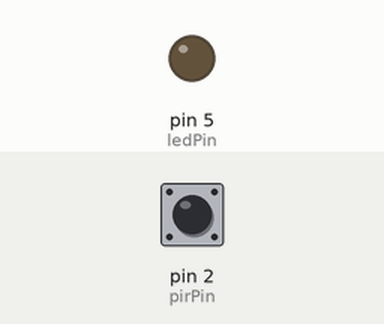
Simulated run of this sketch. Board: Arduino Uno, built with avr-gcc and run on an emulated ATmega328P. Shown: output pins drawn as LEDs (lit = HIGH). Dashed ring = blinking. Inputs (shaded band) come from the test bench; at power-on: pin 2 (pirPin) LOW. What the sketch prints to the serial monitor is not drawn.

Above: at 11.2 s.
11.3 s: pin 2 (pirPin) driven HIGH
At 12.1 s:
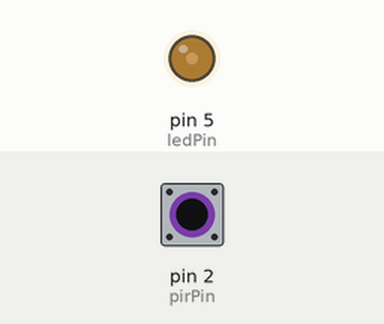
12.8 s: pin 2 (pirPin) pulsed LOW 2 times (0.12 s each, 0.3 s apart)
At 13.01 s:
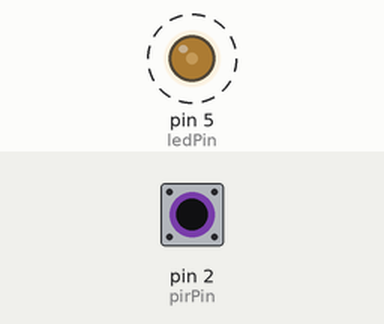
14.9 s: pin 2 (pirPin) driven LOW
At 16.0 s:
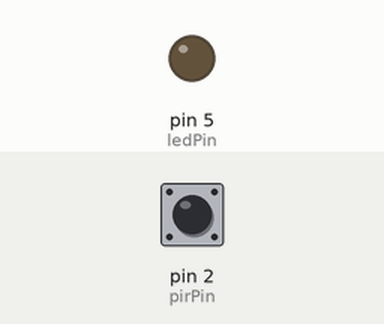
Timing chart, 0 to 17.9 s (numbered marks = the images above; inputs shaded):
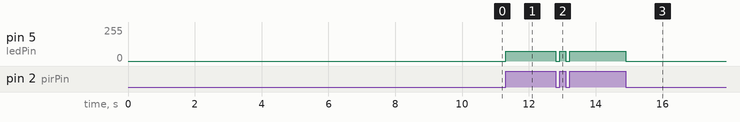

The sketch:

RF24MeshNet_Node_motion.ino
```cpp
#include "RF24.h"
#include "RF24Network.h"
#include "RF24Mesh.h"
#include <SPI.h>
#include <EEPROM.h>
//#include <printf.h>

/* Define algorithm to (weakly) authenticate nodes on the mesh. */
#define nodeID 6
const int MAX_ATTEMPTS = 30;

/*** PIR sensor ***/
const int ledPin = 5; // PWM
const int pirPin = 2;
const int calibrationTime = 20;

bool tripped = false;

//the time when the sensor outputs a low impulse
long unsigned int lowIn;

//the amount of milliseconds the sensor has to be low
//before we assume all motion has stopped
long unsigned int pause = 5000;

bool lockLow = true;
bool takeLowTime;


/**** Configure the nrf24l01 CE and CS pins ****/
RF24 radio(7, 8);
RF24Network network(radio);
RF24Mesh mesh(radio, network);
bool networkNotified = false;

uint32_t displayTimer = 0;

struct payload_t
{
  unsigned long ms;
  unsigned long counter;
  bool sensorTrip = false;
};


// Do something like this.....---------====================-------------...
bool isMotion()
{
  if (digitalRead(pirPin) == HIGH)
  {
    return true;
  }
  else
  {
    return false;
  }
}

bool alertNetwork()
{
  int attempts = 0;
  //if
  while (!mesh.write(&tripped, 'S', sizeof(tripped)))
  {
    if (attempts <= MAX_ATTEMPTS)
    {
      // If a write fails, check connectivity to the mesh network
      if ( ! mesh.checkConnection() )
      {
        //refresh the network address
        Serial.println("Renewing Address");
        mesh.renewAddress();
      }
      attempts++;
    }
    else
    {
      Serial.print("Failed to connect to network after ");
      Serial.print(MAX_ATTEMPTS);
      Serial.println(" attempts!");
      return false;
    }
  }
    Serial.print("Network Notified!");
    networkNotified = true;
    return true;
}

void setup()
{
  Serial.begin(115200);

  lockLow = true;
  pinMode(ledPin, OUTPUT);
  pinMode(pirPin, INPUT);
  digitalWrite(ledPin, LOW);
  digitalWrite(pirPin, LOW);

  //give the sensor some time to calibrate
  Serial.print("calibrating sensor ");
  for (int i = 0; i < calibrationTime; i++)
  {
    Serial.print(".");
    delay(500);
  }
  Serial.println(" done");
  Serial.println("SENSOR ACTIVE");
  //delay(50);

  // Set the nodeID manually
  mesh.setNodeID(nodeID);
  // Connect to the mesh
  Serial.println(F("Connecting to the mesh..."));
  mesh.begin();
  Serial.println("Connected");
}

////////////////////////////
//LOOP
int looped = 0;
void loop()
{
  Serial.println("Looped ");
  Serial.print(looped);
  Serial.println(" times");
  looped++;
  mesh.update();


  // Send to the master node every ten seconds.
  if (millis() - displayTimer >= 10000)
  {
    Serial.println("Checking in with mesh...");
    displayTimer = millis();

    // Send an 'M' type message containing the current millis()
    if (!mesh.write(&displayTimer, 'M', sizeof(displayTimer)))
    {

      // If a write fails, check connectivity to the mesh network
      if ( ! mesh.checkConnection() )
      {
        //refresh the network address
        Serial.println("Renewing Address");
        mesh.renewAddress();
      }
      else
      {
        Serial.println("Send fail, Test OK");
      }
    }
    else
    {
      Serial.print("Send OK: ");
      Serial.println(displayTimer);
    }
  }

  if (network.available())
  {
    Serial.println("Incoming message!");
    while (network.available())
    {
      RF24NetworkHeader header;
      payload_t payload;
      network.read(header, &payload, sizeof(payload));
      Serial.print("Received packet #");
      Serial.print(payload.counter);
      Serial.print(" at ");
      Serial.print(payload.ms);
      Serial.println(" ms");
    }
  }


//  if (digitalRead(pirPin) == HIGH)
//  while (tripped)
Serial.println("Checking for motion");
  tripped = isMotion();
//  if (isMotion())
  if (tripped)
  {
    Serial.println("! MOTION DETECTED !");
//    digitalWrite(ledPin, HIGH);   //the led visualizes the sensors output pin state
    analogWrite(ledPin, 75); // For quieter times.
//    tripped = true;
    // Alert the network
    if (!networkNotified)
    {
      alertNetwork();
    }

    if (lockLow)
    {
      //makes sure we wait for a transition to LOW before any further output is made:
      lockLow = false;
      Serial.println("---");
      Serial.print(" at ");
      Serial.print(millis() / 1000);
      Serial.println(" sec");
      // Send it to master node! //
      /*** Send motion detected to notification to master node! ***/
      delay(50);
    }
    takeLowTime = true;
  } // Original end of if(tripped)
  else
  {
    Serial.println("No motion detected...");
  }

    if (digitalRead(pirPin) == LOW)
    {
      digitalWrite(ledPin, LOW);  //the led visualizes the sensors output pin state
      tripped = false;
      networkNotified = false;
      if (takeLowTime)
      {
        lowIn = millis();          //save the time of the transition from high to LOW
        takeLowTime = false;       //make sure this is only done at the start of a LOW phase
      }
      //if the sensor is low for more than the given pause,
      //we assume that no more motion is going to happen
      if (!lockLow && millis() - lowIn > pause)
      {
        //makes sure this block of code is only executed again after
        //a new motion sequence has been detected
        lockLow = true;
        Serial.print("motion ended at ");      //output
        Serial.print((millis() - pause) / 1000);
        Serial.println(" sec");
        // Send motion ended notification to master node.
        /*** Send it! ***/
        delay(50);
      }
    }
//  } // New end of while(tripped)
}
```

Measured:
- after the input at 11.3 s, pin 5 (ledPin): 0/255 → 75/255 at once
- after the input at 12.8 s, pin 5 (ledPin): alternates 75/255 for 0.18 s and 0/255 for 0.12 s, 4 changes in all, then stays 75/255, starting at once
- after the input at 14.9 s, pin 5 (ledPin): 75/255 → 0/255 at once
